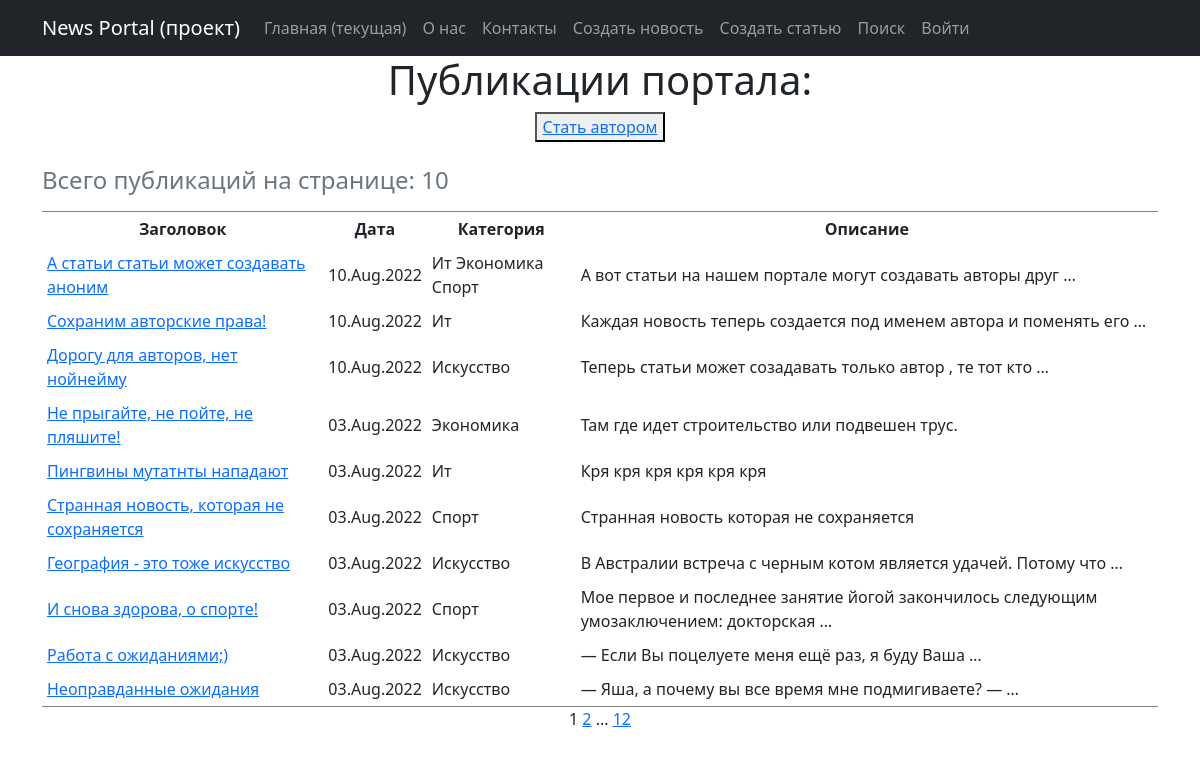
The app's page /posts/, older data.
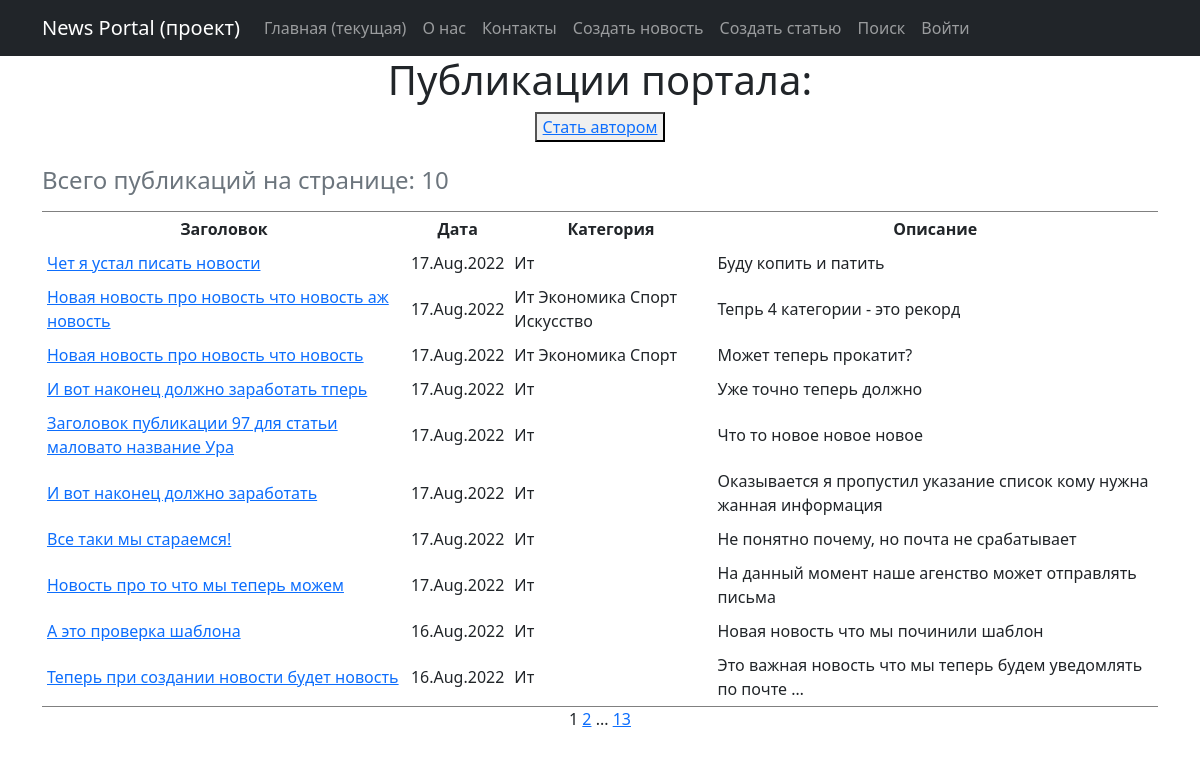
The same page, newer data.
### news/models.py (models this page shows, shortened)
class Post(models.Model):
    news = 'NW'
    article = 'AR'
    POST_TYPES =[
        (news, 'Новость'),
        (article, 'Статья'),
    ]
    author_user = models.ForeignKey('Author', on_delete=models.CASCADE)
    post_type = models.CharField(max_length=2,
                                  choices=POST_TYPES,
                                  default=article)
    create_date = models.DateTimeField(auto_now_add=True)
    category = models.ManyToManyField('Category', through='PostCategory')
    header_post = models.CharField(max_length=128)
    text_post = models.TextField()
    rating_post = models.SmallIntegerField(default=0)
    def get_absolute_url(self):
        return reverse('post_detail', args=[str(self.pk)])
    class Meta:
        verbose_name = 'Публикация'
        verbose_name_plural = 'Публикации'

class Category(models.Model):
    name_category = models.CharField(
        max_length=64,
        unique=True,
        verbose_name='Название',
        help_text='Название категории - 64 символа',
    )
    subscribers = models.ManyToManyField(
        User,
        through='CategorySubscriber',
        blank=True,
    )
    def __str__(self):
        return f"{self.name_category.title()}"
    class Meta:
        verbose_name = 'Категория'
        verbose_name_plural = 'Категории'

### news/views.py (the view)
# urls.py: path('', PostsList.as_view(), name='home'),
class PostsList(ListView):
    model = Post
    ordering = '-create_date'
    template_name = 'posts.html'
    context_object_name = 'posts'
    paginate_by = 10
    def get_context_data(self, **kwargs):
        context = super().get_context_data(**kwargs)
        context['is_not_author'] = not self.request.user.groups.filter(name='authors').exists()
        return context

### news/templatetags/custom_filters.py (called while the page is built)
@register.filter()
def censor(value):
    if not isinstance(value, str):
        raise TypeError("Цензура осуществляется только для объекта типа строка (str)")
    else:
        list_ = value.split(" ")
        for i in range(len(list_)):
            if list_[i].strip(string.punctuation).lower() in CENSOR_LIST:
                for j in range(1, len(list_[i])):
                    if list_[i][j] not in string.punctuation:
                        list_[i] = f"{list_[i][:j]}*{list_[i][j+1:]}"
        return f'{" ".join(list_)}'

### templates/posts.html (shortened to what this page needs)
{% extends 'flatpages/default.html' %}
{% load custom_filters %}
{% block content %}
<h1>Публикации портала:</h1>
<p>
{% if is_not_author %}
   <button><a href="{% url 'profile_user_upgrade' %}"> Стать автором </a></button>
{% endif %}
</p>
{% if posts %}
    <table border="3" cellspacing="10" cellpadding="5" frame="hsides">
        <caption align="top"> <h4>Всего публикаций на странице: {{ posts|length }}</h4></caption>
        <tr>
            <th>Заголовок</th>
            <th>Дата</th>
            <th>Категория</th>
            <th>Описание</th>
        </tr>
        {% for post in posts %}
        <tr>
            <td align="left"><a href="{{ post.get_absolute_url  }}"> {{ post.header_post|censor }} </a></td>
            <td>{{ post.create_date|date:'d.M.Y' }}</td>
            <td align="left">
                {% for cat in post.category.all %}
                {{ cat }}
                {% endfor %}
            </td>
            <td align="left">{{ post.text_post|truncatewords:10|censor }}</td>
        </tr>
        {% endfor %}
    </table>
{% else %}
    <h3>А новостей на сегодня нет!</h3>
{% endif %}
    {{ page_obj.number }}
    {% if  page_obj.has_next %}
        <a href="?page={{ page_obj.next_page_number }}">{{ page_obj.next_page_number }}</a>
        {% if paginator.num_pages != page_obj.next_page_number %}
            ...
            <a href="?page={{ page_obj.paginator.num_pages }}">{{ page_obj.paginator.num_pages }}</a>
        {% endif %}
    {% endif%}
{% endblock content %}

Row changes from the older to the newer data that the page shows:
no longer on this page (row unchanged): Post: header_post|censor "А статьи статьи может создавать аноним", create_date "10.Aug.2022", text_post|censor "А вот статьи на нашем портале могут создавать авторы друг …", Category (name_category "Ит"), Category (name_category "Экономика"), Category (name_category "Спорт")
no longer on this page (row unchanged): Post: header_post|censor "Сохраним авторские права!", create_date "10.Aug.2022", text_post|censor "Каждая новость теперь создается под именем автора и поменять его …", Category (name_category "Ит")
no longer on this page (row unchanged): Post: header_post|censor "Дорогу для авторов, нет нойнейму", create_date "10.Aug.2022", text_post|censor "Теперь статьи может созадавать только автор , те тот кто …", Category (name_category "Искусство")
no longer on this page (row unchanged): Post: header_post|censor "Не прыгайте, не пойте, не пляшите!", create_date "03.Aug.2022", text_post|censor "Там где идет строительство или подвешен трус.", Category (name_category "Экономика")
no longer on this page (row unchanged): Post: header_post|censor "Пингвины мутатнты нападают", create_date "03.Aug.2022", text_post|censor "Кря кря кря кря кря кря", Category (name_category "Ит")
no longer on this page (row unchanged): Post: header_post|censor "Странная новость, которая не сохраняется", create_date "03.Aug.2022", text_post|censor "Странная новость которая не сохраняется", Category (name_category "Спорт")
no longer on this page (row unchanged): Post: header_post|censor "География - это тоже искусство", create_date "03.Aug.2022", text_post|censor "В Австралии встреча с черным котом является удачей. Потому что …", Category (name_category "Искусство")
no longer on this page (row unchanged): Post: header_post|censor "И снова здорова, о спорте!", create_date "03.Aug.2022", text_post|censor "Мое первое и последнее занятие йогой закончилось следующим умозаключением: докторская …", Category (name_category "Спорт")
no longer on this page (row unchanged): Post: header_post|censor "Работа с ожиданиями;)", create_date "03.Aug.2022", text_post|censor "— Если Вы поцелуете меня ещё раз, я буду Ваша …", Category (name_category "Искусство")
no longer on this page (row unchanged): Post: header_post|censor "Неоправданные ожидания", create_date "03.Aug.2022", text_post|censor "— Яша, а почему вы все время мне подмигиваете? — …", Category (name_category "Искусство")
added Post: header_post|censor "Чет я устал писать новости", create_date "17.Aug.2022", text_post|censor "Буду копить и патить", Category (name_category "Ит")
added Post: header_post|censor "Новая новость про новость что новость аж новость", create_date "17.Aug.2022", text_post|censor "Тепрь 4 категории - это рекорд", Category (name_category "Ит"), Category (name_category "Экономика"), Category (name_category "Спорт"), Category (name_category "Искусство")
added Post: header_post|censor "Новая новость про новость что новость", create_date "17.Aug.2022", text_post|censor "Может теперь прокатит?", Category (name_category "Ит"), Category (name_category "Экономика"), Category (name_category "Спорт")
added Post: header_post|censor "И вот наконец должно заработать тперь", create_date "17.Aug.2022", text_post|censor "Уже точно теперь должно", Category (name_category "Ит")
added Post: header_post|censor "Заголовок публикации 97 для статьи маловато название Ура", create_date "17.Aug.2022", text_post|censor "Что то новое новое новое", Category (name_category "Ит")
added Post: header_post|censor "И вот наконец должно заработать", create_date "17.Aug.2022", text_post|censor "Оказывается я пропустил указание список кому нужна жанная информация", Category (name_category "Ит")
added Post: header_post|censor "Все таки мы стараемся!", create_date "17.Aug.2022", text_post|censor "Не понятно почему, но почта не срабатывает", Category (name_category "Ит")
added Post: header_post|censor "Новость про то что мы теперь можем", create_date "17.Aug.2022", text_post|censor "На данный момент наше агенство может отправлять письма", Category (name_category "Ит")
added Post: header_post|censor "А это проверка шаблона", create_date "16.Aug.2022", text_post|censor "Новая новость что мы починили шаблон", Category (name_category "Ит")
added Post: header_post|censor "Теперь при создании новости будет новость", create_date "16.Aug.2022", text_post|censor "Это важная новость что мы теперь будем уведомлять по почте …", Category (name_category "Ит")
Text that changed along with them:
{{ page_obj.paginator.num_pages }}: "12" → "13"
